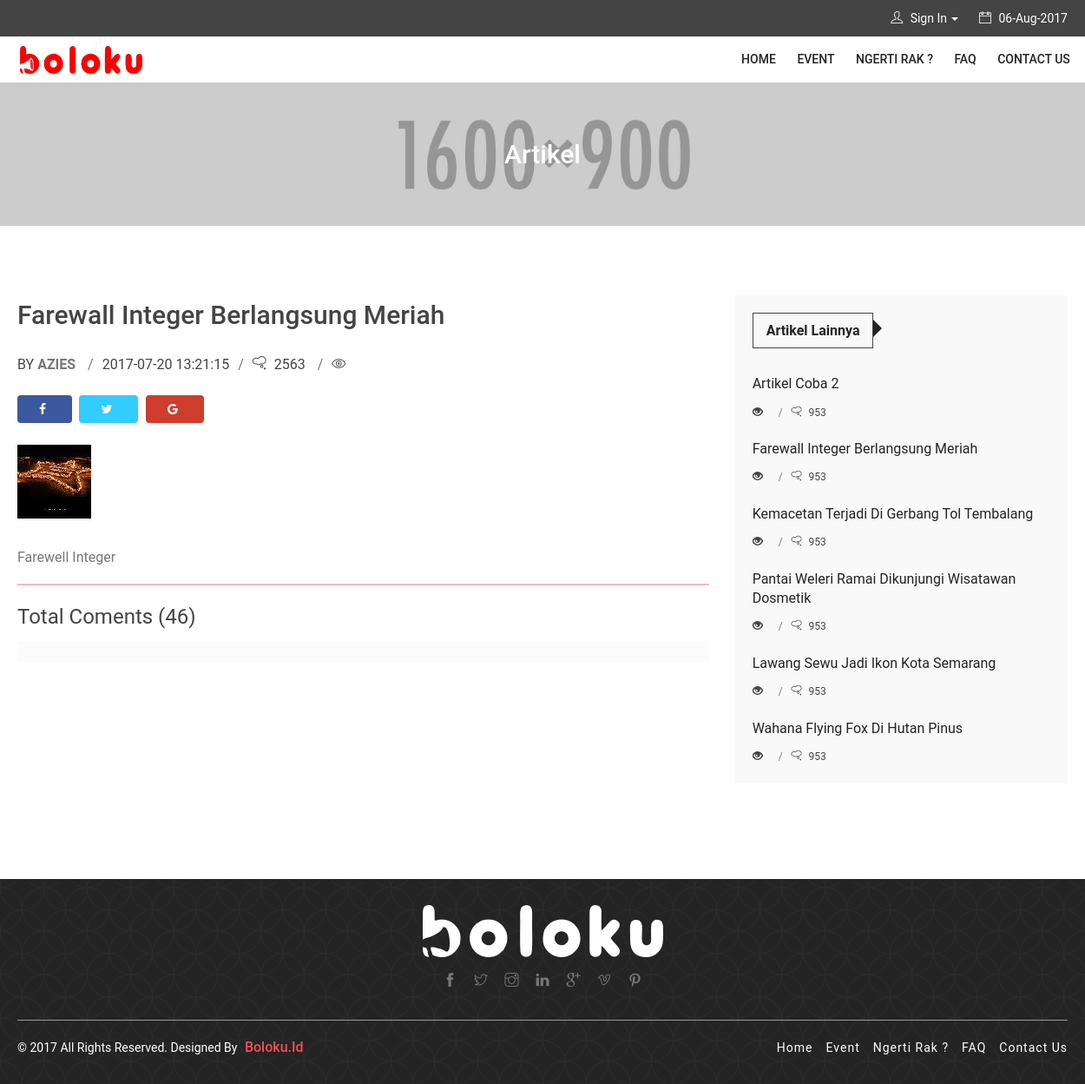
Screenshot of /KelolaArtikel/halaman_baca_artikel/4 with the database file from the repository.
### tables this page shows
CREATE TABLE `artikel` (
  `id_artikel` int(11) NOT NULL,
  `judul_artikel` varchar(50) NOT NULL,
  `penulis_artikel` varchar(50) NOT NULL,
  `isi_artikel` text NOT NULL,
  `path_gambar` varchar(100) NOT NULL,
  `tanggal_posting` timestamp NOT NULL DEFAULT CURRENT_TIMESTAMP ON UPDATE CURRENT_TIMESTAMP
);

### application/controllers/KelolaArtikel.php (called while the page is built, shortened)
<?php
class KelolaArtikel extends CI_Controller {
	public function halaman_baca_artikel($id_artikel)
	{
	  $this->load->model('artikel_models/ArtikelModels');
	  $artikel = $this->ArtikelModels->select_by_id_artikel($id_artikel)->row_array();
	  $data['id_artikel'] = $artikel['id_artikel'];
	  $data['judul_artikel'] = $artikel['judul_artikel'];
	  $data['penulis_artikel'] = $artikel['penulis_artikel'];
	  $data['isi_artikel'] = $artikel['isi_artikel'];
	  $data['path_gambar'] = $artikel['path_gambar'];
	  $data['tanggal_posting'] = $artikel['tanggal_posting'];
	  $data['hits'] = $artikel['hits'];
	  $data['listArtikel'] = $this->ArtikelModels->get_data_artikel();
      $this->load->view('skin/front_end/header_front_end');
      $this->load->view('content_front_end/artikel_read_page',$data);
      $this->load->view('skin/front_end/footer_front_end');
	}
}

### index.php (called while the page is built, shortened)
<?php
require_once BASEPATH.'core/CodeIgniter.php';

### application/models/artikel_models/ArtikelModels.php (called while the page is built, shortened)
<?php
	class ArtikelModels extends CI_Model
	{
		function get_data_artikel()
		{
			$query = $this->db->query("SELECT * FROM `artikel`");
			$indeks = 0;
			$result = array();
			foreach ($query->result_array() as $row)
			{
				$result[$indeks++] = $row;
			}
			return $result;
		}
		function select_by_id_artikel($id_artikel)
		{
			$this->db->select('*');
			$this->db->from('artikel');
			$this->db->where('id_artikel',$id_artikel);
			return $this->db->get();
		}
	}

### application/views/content_front_end/artikel_read_page.php (the view, shortened to what this page needs)
<section class="my-breadcrumb">
        <div class="container page-banner">
           <div class="row">
              <div class="col-sm-12 col-md-12 col-xs-12">
                 <h1>Artikel</h1>
              </div>
           </div>
        </div>
     </section>
     <section class="main-content">
        <div class="container">
           <div class="row">
              <div class="col-md-8 col-sm-12 col-xs-12">
                 <div class="post-entry">
                    <h2><?php echo $judul_artikel; ?></h2>
                    <ul class="post-tools">
                       <li> by <a href=""> <strong><?php echo $penulis_artikel;?></strong> </a></li>
                       <li> <?php echo $tanggal_posting; ?></li>
                       <li><i class="ti-thought"></i> 2563 </li>
                       <li> <i class="ti-eye"></i> <?php echo $hits; ?> </li>
                    </ul>
                    <ul class="social-share">
                       <li class="facebook">
                         <a title="facebook" href="http://www.facebook.com/sharer.php?u=<?php echo current_url(); ?>" target="_blank">
                           <i class="fa fa-facebook"></i>
                         </a>
                       </li>
                       <li class="twitter">
                         <a title="twitter" href="http://twitter.com/share?url=<?php echo current_url(); ?>" target="_blank"><i class="fa fa-twitter"></i></a>
                       </li>
                       <li class="google">
                         <a title="google +" href="https://plus.google.com/share?url=<?php echo current_url(); ?>" target="_blank"><i class="fa fa-google"></i></a>
                       </li>
                    </ul>
                    <div class="picture"> <img alt="" class="img-responsive" src="<?php echo base_url('asset/upload_img_artikel/thumb_'.$path_gambar); ?>"> </div>
                    <?php echo $isi_artikel;?>
                    <hr style="border: solid 1px #f44a56; margin-top: auto; opacity: 0.4;"></hr>
                    <div class="reviews">
                       <h3>Total Coments (46)</h3>
                     <div style="padding-top: 10px;" class="col-md-12 comment-info">
                        </div>
                    </div>
                 </div>
              </div>
              <div class="col-md-4 col-sm-2 col-xs-12">
                 <div class="ad-placement">
                    <div class="widget widget-bg">
                       <div class="heading">
                          <h2 class="main-heading"><strong>Artikel Lainnya</strong></h2>
                          <span class="heading-ping"></span>
                       </div>
                       <ul class="tabs-posts">
					<?php foreach($listArtikel as $artikel){ ?>
                          <li>
                             <div class="caption"> <a href="standard-post.html"><?php echo $artikel['judul_artikel'];?></a> </div>
                             <ul class="post-tools">
                                <li title="Like"><i class="glyphicon glyphicon-eye-open"></i><?php echo $artikel['hits'];?> </li>
                                <li title="Comments"> <i class="ti-thought"></i> 953 </li>
                             </ul>
                          </li>
                        <?php } ?>
                       </ul>
                    </div>
                 </div>
              </div>
           </div>
        </div>
     </section>

### asset/css/zerogrid.css (style rules this page uses)
.zerogrid .row:before,.row:after { content: '\0020'; display: block; overflow: hidden; visibility: hidden; width: 0; height: 0; }

### rows the page displays
artikel: judul_artikel "Farewall Integer Berlangsung Meriah", penulis_artikel "AZIES", tanggal_posting "2017-07-20 13:21:15", path_gambar (picture), isi_artikel "Farewell Integer"
artikel: judul_artikel "Artikel Coba 2"
artikel: judul_artikel "Kemacetan Terjadi Di Gerbang Tol Tembalang"
artikel: judul_artikel "Pantai Weleri Ramai Dikunjungi Wisatawan Dosmetik"
artikel: judul_artikel "Lawang Sewu Jadi Ikon Kota Semarang"
artikel: judul_artikel "Wahana Flying Fox Di Hutan Pinus"
